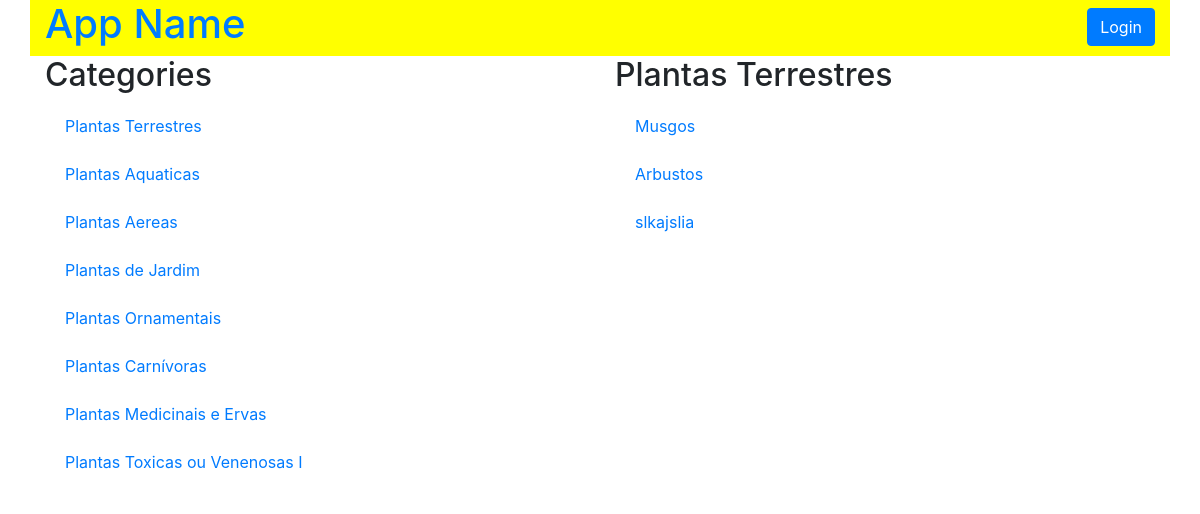
The page /category/1/items on the database its author committed.
### models.py (models this page shows, shortened)
class Category(Base):
    __tablename__ = 'category'
    id = Column(Integer, primary_key=True)
    name = Column(String(50), nullable=False)
    user_id = Column(Integer, ForeignKey('user.id'))
    user = relationship(User)

class Item(Base):
    __tablename__ = 'item'
    id = Column(Integer, primary_key=True)
    name = Column(String(50), nullable=False)
    description = Column(String(1000), nullable=False)
    category_id = Column(Integer, ForeignKey('category.id'))
    category = relationship(Category)
    user_id = Column(Integer, ForeignKey('user.id'))
    user = relationship(User)

### application.py (the view, shortened to what this page needs)
@app.route('/category/<int:category_id>/items')
def categoryFunction(category_id):
    category = session.query(Category)
    category2 = session.query(Category).filter_by(id=category_id).first()
    if not hasattr(category2, 'id'):
        return "this category not exist"
    items = session.query(Item).filter_by(category_id=category2.id)
    if 'username' not in login_session:
        if items.count() == 0:
            flash("You have no items yet!")
            return render_template(
                'publicCategory.html',
                plantas=category, plantas2=category2, itemName=items)
        else:
            return render_template(
                'publicCategory.html',
                plantas=category, plantas2=category2, itemName=items)

### templates/publicCategory.html (shortened to what this page needs)
{% extends "main.html" %}
{% block content %}
{% include "header.html" %}
    <section class="row">
      <div class="col-md-6">
        <h2>Categories</h2>
        {% for i in plantas %}
          <div class="list-group">
            <a href="{{ url_for('categoryFunction', category_id=i.id)}}" class="list-group-item" class="list-group-item">{{ i.name }}</a>
          </div>
        {% endfor %}
      </div>
      <div class="col-md-6">
        <h2>{{ plantas2.name }}</h2>
        {% for i in itemName %}
          <div class="list-group">
            <a href="{{ url_for('itemFunction', item_id=i.id, category_id=plantas2.id)}}" class="list-group-item" class="list-group-item">{{ i.name }}</a>
          </div>
        {% endfor %}
      </div>
    </section>
{% endblock %}

### static/styles.css (style rules this page uses)
.list-group-item { border: 0px; }

### rows shown on the page
Category: name "Plantas Terrestres"
Category: name "Plantas Aquaticas"
Category: name "Plantas Aereas"
Category: name "Plantas de Jardim"
Category: name "Plantas Ornamentais"
Category: name "Plantas Carnívoras"
Category: name "Plantas Medicinais e Ervas"
Category: name "Plantas Toxicas ou Venenosas I"
Item: name "Musgos"
Item: name "Arbustos"
Item: name "slkajslia"
